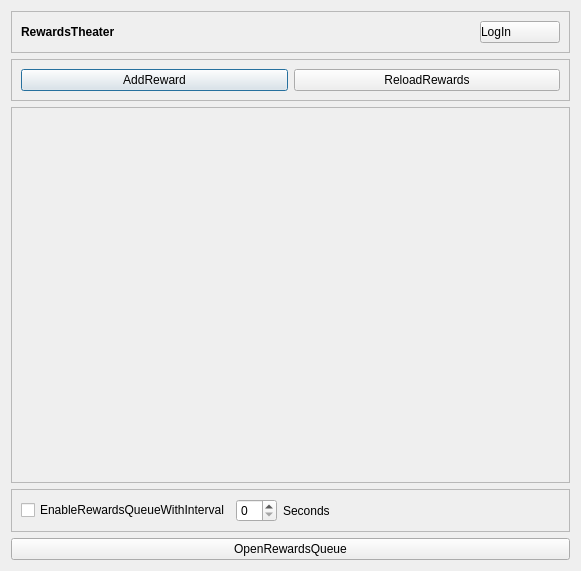
<?xml version="1.0" encoding="UTF-8"?>
<ui version="4.0">
 <class>SettingsDialog</class>
 <widget class="QDialog" name="SettingsDialog">
  <property name="geometry">
   <rect>
    <x>0</x>
    <y>0</y>
    <width>581</width>
    <height>571</height>
   </rect>
  </property>
  <property name="windowTitle">
   <string>RewardsTheater</string>
  </property>
  <layout class="QGridLayout" name="gridLayout_2">
   <item row="1" column="0">
    <widget class="QFrame" name="buttonsFrame">
     <property name="frameShape">
      <enum>QFrame::StyledPanel</enum>
     </property>
     <property name="frameShadow">
      <enum>QFrame::Raised</enum>
     </property>
     <layout class="QHBoxLayout" name="horizontalLayout_2">
      <item>
       <widget class="QPushButton" name="addRewardButton">
        <property name="text">
         <string>AddReward</string>
        </property>
       </widget>
      </item>
      <item>
       <widget class="QPushButton" name="reloadRewardsButton">
        <property name="text">
         <string>ReloadRewards</string>
        </property>
       </widget>
      </item>
     </layout>
    </widget>
   </item>
   <item row="0" column="0">
    <widget class="QFrame" name="topFrame">
     <property name="frameShape">
      <enum>QFrame::StyledPanel</enum>
     </property>
     <property name="frameShadow">
      <enum>QFrame::Raised</enum>
     </property>
     <layout class="QHBoxLayout" name="horizontalLayout">
      <item>
       <widget class="QLabel" name="titleLabel">
        <property name="font">
         <font>
          <pointsize>9</pointsize>
          <bold>true</bold>
         </font>
        </property>
        <property name="locale">
         <locale language="English" country="UnitedStates"/>
        </property>
        <property name="text">
         <string>RewardsTheater</string>
        </property>
        <property name="textFormat">
         <enum>Qt::RichText</enum>
        </property>
        <property name="openExternalLinks">
         <bool>true</bool>
        </property>
        <property name="textInteractionFlags">
         <set>Qt::LinksAccessibleByKeyboard|Qt::LinksAccessibleByMouse</set>
        </property>
       </widget>
      </item>
      <item>
       <spacer name="horizontalSpacer">
        <property name="orientation">
         <enum>Qt::Horizontal</enum>
        </property>
        <property name="sizeHint" stdset="0">
         <size>
          <width>40</width>
          <height>20</height>
         </size>
        </property>
       </spacer>
      </item>
      <item>
       <widget class="QPushButton" name="authButton">
        <property name="sizePolicy">
         <sizepolicy hsizetype="Preferred" vsizetype="Preferred">
          <horstretch>0</horstretch>
          <verstretch>0</verstretch>
         </sizepolicy>
        </property>
        <property name="minimumSize">
         <size>
          <width>0</width>
          <height>0</height>
         </size>
        </property>
        <property name="layoutDirection">
         <enum>Qt::LeftToRight</enum>
        </property>
        <property name="styleSheet">
         <string notr="true">text-align: left</string>
        </property>
        <property name="text">
         <string>LogIn</string>
        </property>
       </widget>
      </item>
     </layout>
    </widget>
   </item>
   <item row="2" column="0">
    <widget class="QScrollArea" name="rewardsScrollArea">
     <property name="sizePolicy">
      <sizepolicy hsizetype="Expanding" vsizetype="Expanding">
       <horstretch>0</horstretch>
       <verstretch>0</verstretch>
      </sizepolicy>
     </property>
     <property name="widgetResizable">
      <bool>true</bool>
     </property>
     <widget class="QWidget" name="rewardsGrid">
      <property name="geometry">
       <rect>
        <x>0</x>
        <y>0</y>
        <width>561</width>
        <height>373</height>
       </rect>
      </property>
      <layout class="QVBoxLayout" name="verticalLayout">
       <item>
        <layout class="QGridLayout" name="rewardsGridLayout">
         <property name="sizeConstraint">
          <enum>QLayout::SetDefaultConstraint</enum>
         </property>
        </layout>
       </item>
      </layout>
     </widget>
    </widget>
   </item>
   <item row="8" column="0">
    <widget class="QPushButton" name="openRewardsQueueButton">
     <property name="locale">
      <locale language="English" country="UnitedStates"/>
     </property>
     <property name="text">
      <string>OpenRewardsQueue</string>
     </property>
    </widget>
   </item>
   <item row="7" column="0">
    <widget class="QFrame" name="putRewardsInQueueFrame">
     <property name="frameShape">
      <enum>QFrame::StyledPanel</enum>
     </property>
     <property name="frameShadow">
      <enum>QFrame::Raised</enum>
     </property>
     <layout class="QHBoxLayout" name="horizontalLayout_3">
      <item>
       <widget class="QCheckBox" name="putRewardsInQueueCheckBox">
        <property name="text">
         <string>EnableRewardsQueueWithInterval</string>
        </property>
       </widget>
      </item>
      <item>
       <widget class="QSpinBox" name="spinBox"/>
      </item>
      <item>
       <widget class="QLabel" name="secondsLabel">
        <property name="text">
         <string>Seconds</string>
        </property>
       </widget>
      </item>
      <item>
       <spacer name="horizontalSpacer_2">
        <property name="orientation">
         <enum>Qt::Horizontal</enum>
        </property>
        <property name="sizeHint" stdset="0">
         <size>
          <width>40</width>
          <height>20</height>
         </size>
        </property>
       </spacer>
      </item>
     </layout>
    </widget>
   </item>
  </layout>
 </widget>
 <resources/>
 <connections/>
</ui>
